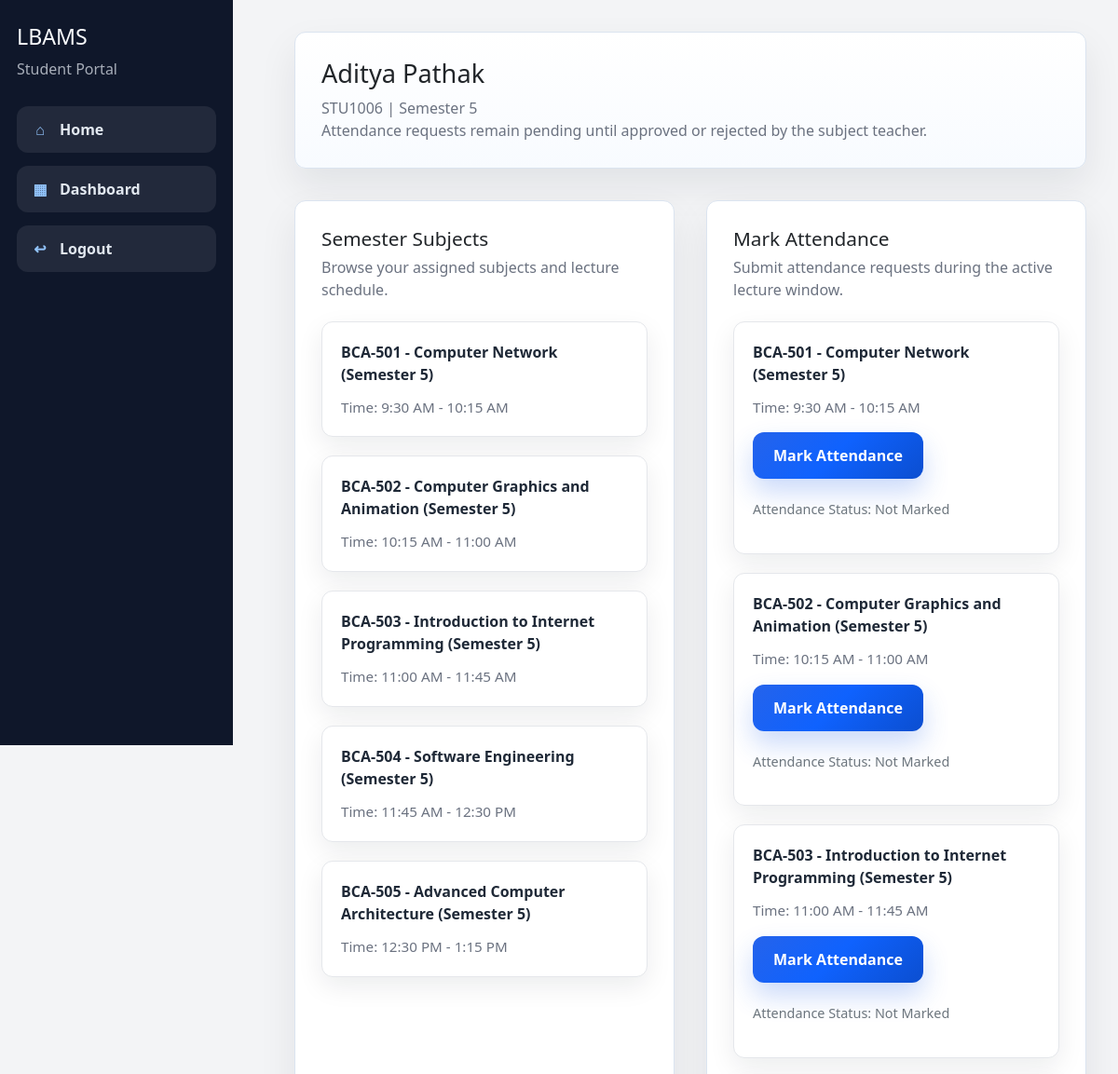
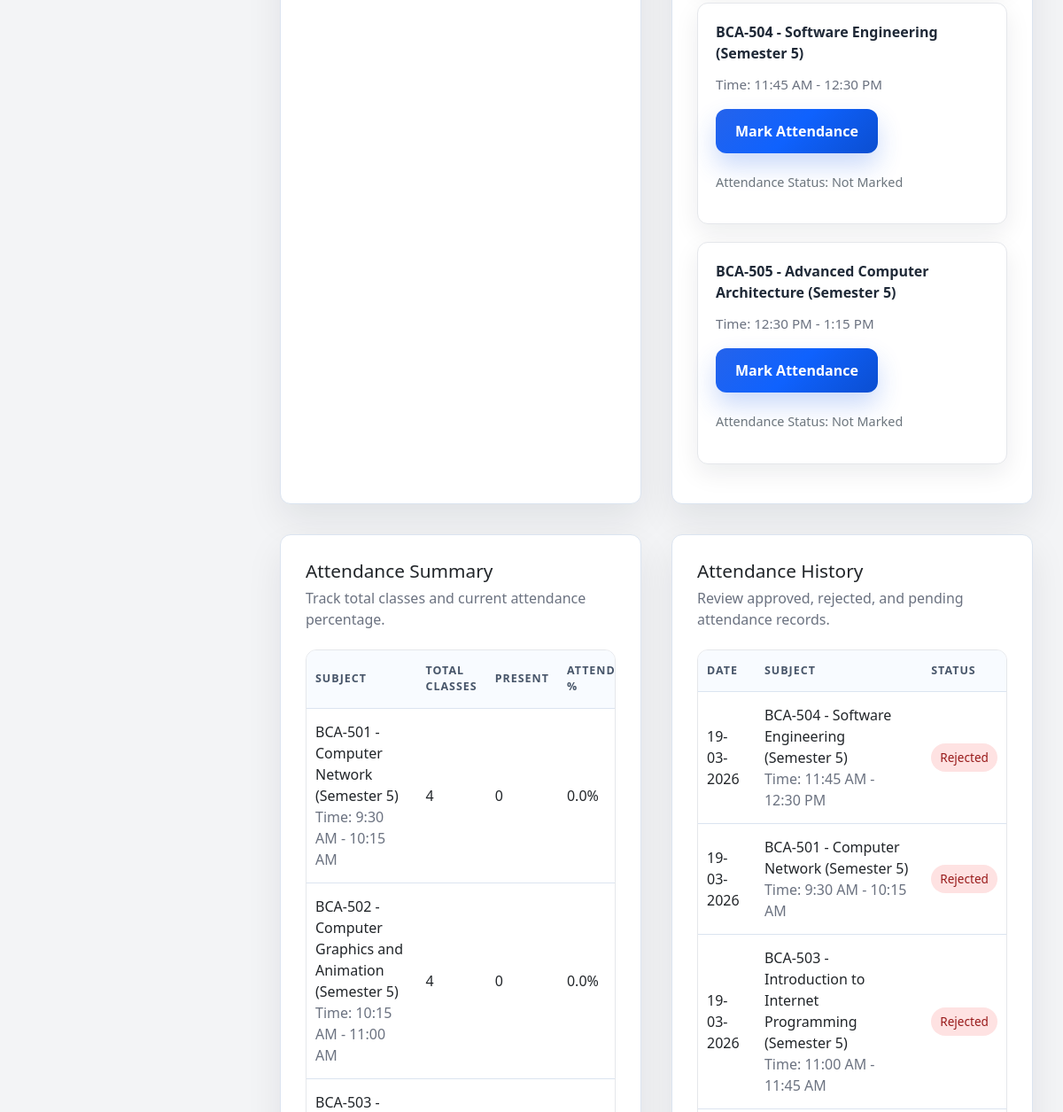
The app's page /student/dashboard (signed in, upper part), older data (2 pictures, top to bottom).
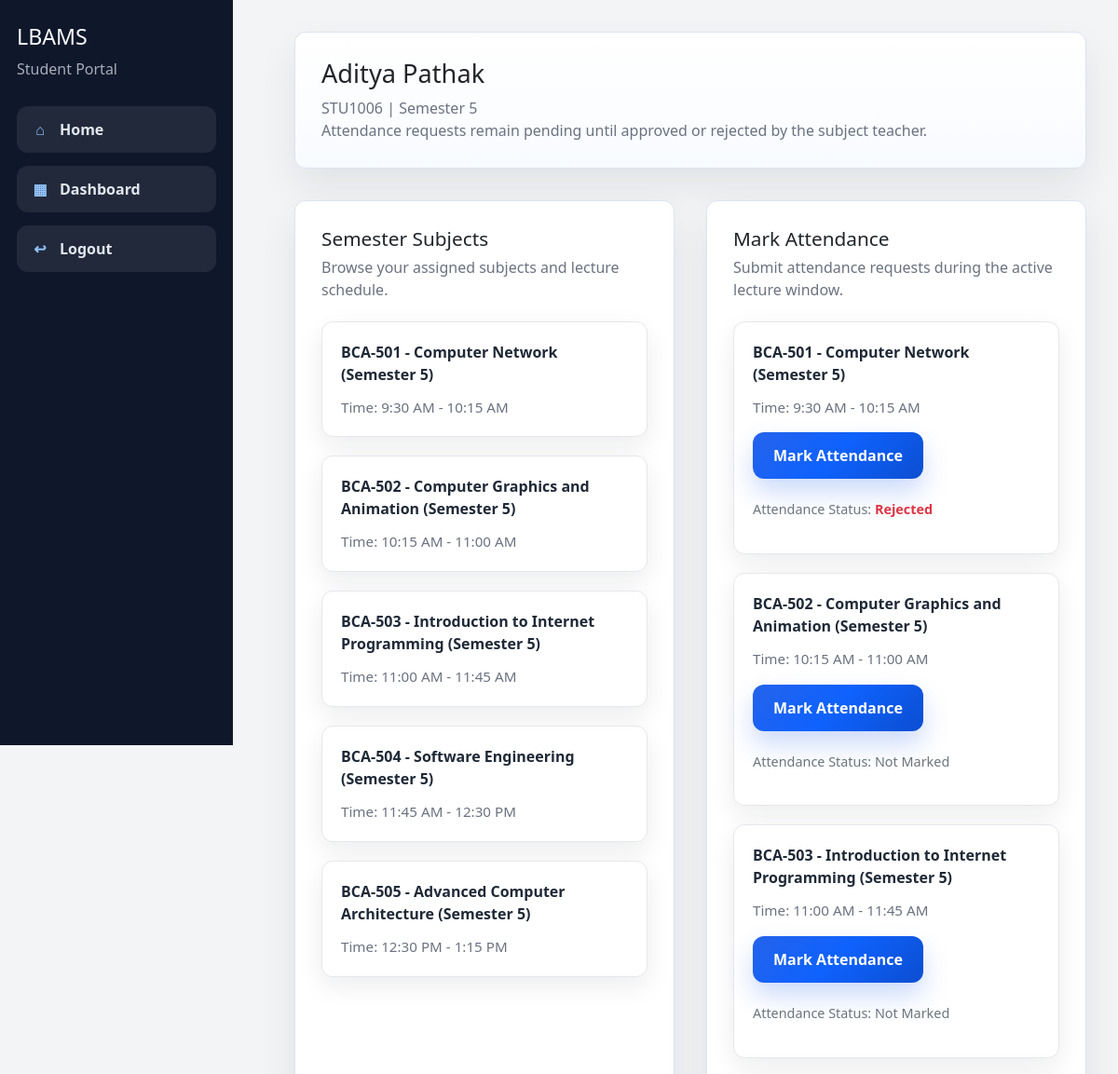
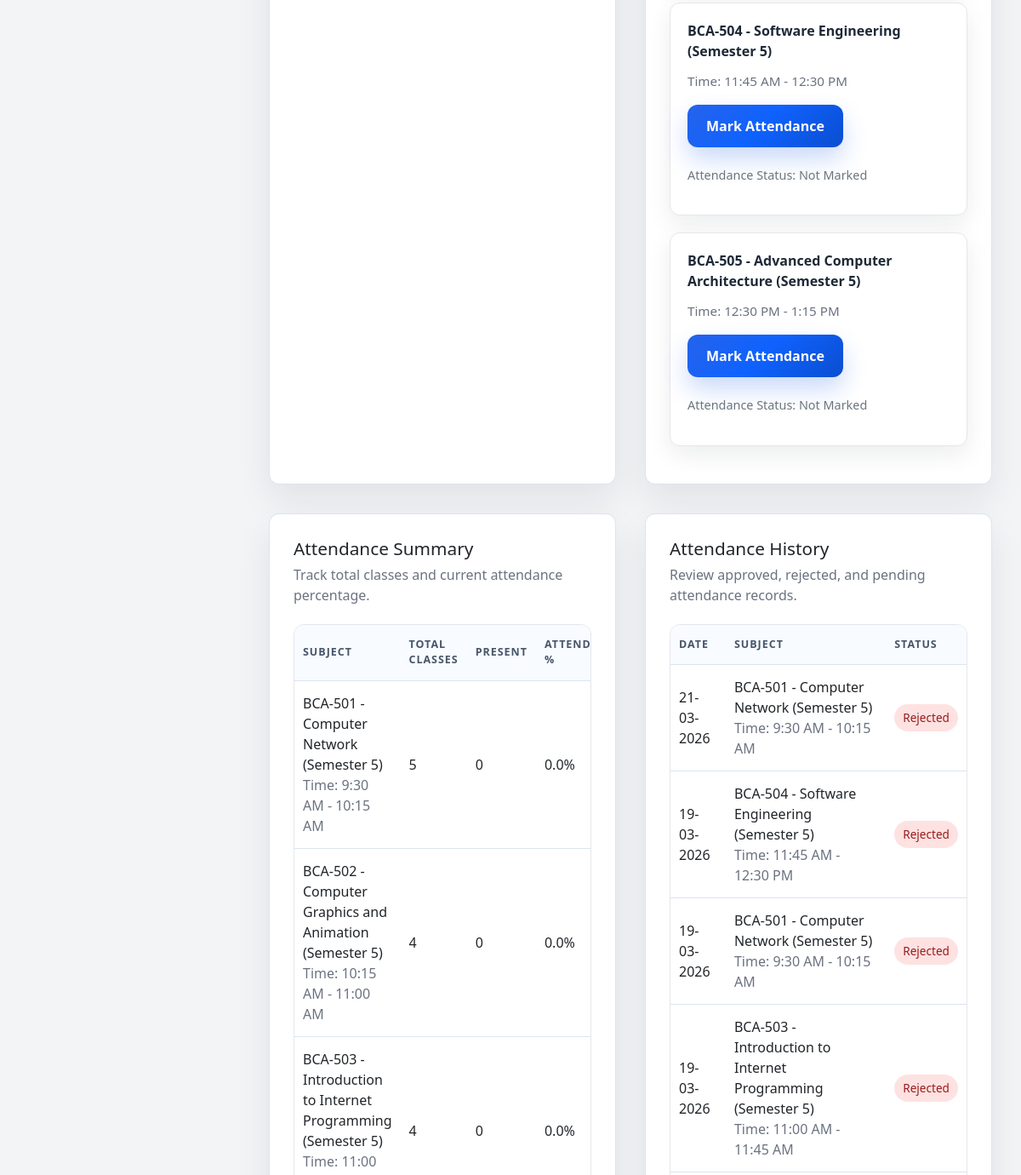
The same page, newer data (2 pictures, top to bottom).
### models.py (models this page shows)
class Subject(db.Model):
    __tablename__ = "subjects"
    id = db.Column(db.Integer, primary_key=True)
    name = db.Column(db.String(120), unique=True, nullable=False)
    code = db.Column(db.String(20), unique=True, nullable=False)
    semester = db.Column(db.Integer, nullable=False)
    subject_type = db.Column("type", db.String(20), nullable=False, default="theory")
    teacher_id = db.Column(db.Integer, db.ForeignKey("teachers.id"), nullable=True)
    start_time = db.Column(db.Time, nullable=True)
    end_time = db.Column(db.Time, nullable=True)
    teachers = db.relationship(
        "Teacher",
        secondary=teacher_subjects,
        back_populates="subject_assignments",
    )
    lectures = db.relationship("Lecture", back_populates="subject", cascade="all, delete-orphan")
    attendances = db.relationship("Attendance", back_populates="subject")
    attendance_summaries = db.relationship("AttendanceSummary", back_populates="subject")
    @property
    def lecture_time_label(self):
        if self.subject_type == "lab":
            return "Lab subject"
        if self.subject_type == "project":
            return "Project"
        if not self.start_time or not self.end_time:
            return "Time not set"
        start = self.start_time.strftime("%I:%M %p").lstrip("0")
        end = self.end_time.strftime("%I:%M %p").lstrip("0")
        return f"{start} - {end}"
    @property
    def display_label(self):
        return f"{self.code} - {self.name} (Semester {self.semester})"

class AttendanceSummary(db.Model):
    __tablename__ = "attendance_summaries"
    __table_args__ = (
        UniqueConstraint("student_id", "subject_id", name="uq_attendance_summary"),
    )
    id = db.Column(db.Integer, primary_key=True)
    student_id = db.Column(db.Integer, db.ForeignKey("students.id"), nullable=False)
    subject_id = db.Column(db.Integer, db.ForeignKey("subjects.id"), nullable=False)
    total_classes = db.Column(db.Integer, default=0, nullable=False)
    present_classes = db.Column(db.Integer, default=0, nullable=False)
    attendance_percentage = db.Column(db.Float, default=0.0, nullable=False)
    updated_at = db.Column(db.DateTime, default=datetime.utcnow, onupdate=datetime.utcnow, nullable=False)
    student = db.relationship("Student", back_populates="attendance_summaries")
    subject = db.relationship("Subject", back_populates="attendance_summaries")

class Attendance(db.Model):
    __tablename__ = "attendance"
    __table_args__ = (
        UniqueConstraint("student_id", "lecture_id", "attendance_date", name="uq_attendance_once"),
    )
    id = db.Column(db.Integer, primary_key=True)
    student_id = db.Column(db.Integer, db.ForeignKey("students.id"), nullable=False)
    subject_id = db.Column(db.Integer, db.ForeignKey("subjects.id"), nullable=False)
    lecture_id = db.Column(db.Integer, db.ForeignKey("lectures.id"), nullable=False)
    attendance_date = db.Column(db.Date, default=date.today, nullable=False)
    status = db.Column(db.String(20), default="pending", nullable=False) # status can be pending, present, absent
    latitude = db.Column(db.Float, nullable=False)
    longitude = db.Column(db.Float, nullable=False)
    distance_meters = db.Column(db.Float, nullable=False)
    created_at = db.Column(db.DateTime, default=datetime.utcnow, nullable=False)
    student = db.relationship("Student", back_populates="attendances")
    subject = db.relationship("Subject", back_populates="attendances")
    lecture = db.relationship("Lecture", back_populates="attendances")

### routes/student_routes.py (the view)
@student_bp.route("/dashboard")
@login_required
def dashboard():
    if not student_required():
        return redirect(url_for("auth.login"))
    student = get_current_student()
    roll_number_redirect = require_roll_number(student)
    if roll_number_redirect:
        return roll_number_redirect
    reconcile_lecture_attendance()
    subjects = (
        Subject.query.filter_by(semester=student.semester)
        .order_by(
            case((Subject.start_time.is_(None), 1), else_=0),
            Subject.start_time.asc(),
            Subject.name.asc(),
        )
        .all()
    )
    todays_attendance = Attendance.query.filter_by(
        student_id=student.id,
        attendance_date=datetime.now(IST).date()
    ).all()
    attendance_status = {att.subject_id: att.status for att in todays_attendance}
    summary = []
    for subject in subjects:
        stored_summary = update_attendance_summary(student.id, subject.id)
        summary.append(
            {
                "subject": subject,
                "total_classes": stored_summary.total_classes if stored_summary else 0,
                "present": stored_summary.present_classes if stored_summary else 0,
                "percentage": stored_summary.attendance_percentage if stored_summary else 0,
            }
        )
    db.session.commit()
    history = (
        Attendance.query.filter_by(student_id=student.id)
        .order_by(Attendance.attendance_date.desc(), Attendance.created_at.desc())
        .all()
    )
    return render_template(
        "student/dashboard.html",
        student=student,
        subjects=subjects,
        summary=summary,
        history=history,
        allowed_radius=ALLOWED_RADIUS_METERS,
        attendance_status=attendance_status,
    )

### app.py (called while the page is built)
@login_manager.user_loader
def load_user(user_id):
    return db.session.get(User, int(user_id))

def format_date(value):
    if value is None:
        return ""
    return value.strftime("%d-%m-%Y")

### models.py (called while the page is built)
def update_attendance_summary(student_id, subject_id):
    total_classes = Lecture.query.filter(
        Lecture.subject_id == subject_id,
        Lecture.lecture_date.isnot(None),
    ).count()
    present_classes = Attendance.query.filter(
        Attendance.student_id == student_id,
        Attendance.subject_id == subject_id,
        Attendance.status == "present",
    ).count()
    percentage = round((present_classes / total_classes) * 100, 2) if total_classes else 0.0
    summary = AttendanceSummary.query.filter_by(
        student_id=student_id,
        subject_id=subject_id,
    ).first()
    if summary is None:
        summary = AttendanceSummary(student_id=student_id, subject_id=subject_id)
        db.session.add(summary)
    summary.total_classes = total_classes
    summary.present_classes = present_classes
    summary.attendance_percentage = percentage
    return summary

### routes/student_routes.py (called while the page is built)
def student_required():
    return current_user.is_authenticated and current_user.role == "student"

### templates/student/dashboard.html (shortened to what the changed rows need)
{% extends "base.html" %}
{% block content %}
<section class="student-dashboard">
    <div class="card student-profile-card">
        <h2>{{ student.full_name }}</h2>
    </div>
    <div class="student-dashboard-grid">
        <div class="card student-subjects-card">
            <div class="student-card-header">
                <h2>Semester Subjects</h2>
            </div>
            <div class="subject-card-list">
                {% for subject in subjects %}
                <a class="subject-card" href="{{ url_for('student.subject_attendance_history', subject_id=subject.id) }}">
                    <p class="subject-heading">{{ subject.display_label }}</p>
                    <p class="subject-time">Time: {{ subject.lecture_time_label }}</p>
                </a>
                {% else %}
                <p>No subjects available for your semester.</p>
                {% endfor %}
            </div>
        </div>
        <div class="card student-attendance-card">
            <div class="student-card-header">
                <h2>Mark Attendance</h2>
            </div>
            <div class="subject-card-list">
                {% for subject in subjects %}
                <div class="subject-card">
                    <p class="subject-heading">{{ subject.display_label }}</p>
                    <p class="subject-time">Time: {{ subject.lecture_time_label }}</p>
                    <button
                        class="btn btn-primary attendance-trigger"
                        data-subject-id="{{ subject.id }}"
                        data-subject-name="{{ subject.name }}"
                        type="button"
                    >
                        Mark Attendance
                    </button>
                    {% set status = attendance_status.get(subject.id) %}
                    <p style="margin-top: 10px; font-size: 0.9em; color: #6c757d;">
                        Attendance Status:
                        {% if status == 'pending' %}
                            <span style="color: #0d6efd; font-weight: 600;">Pending Approval</span>
                        {% elif status == 'present' %}
                            <span style="color: #198754; font-weight: 600;">Accepted</span>
                        {% elif status == 'absent' %}
                            <span style="color: #dc3545; font-weight: 600;">Rejected</span>
                        {% else %}
                            <span>Not Marked</span>
                        {% endif %}
                    </p>
                </div>
                {% else %}
                <p>No subjects available for your semester.</p>
                {% endfor %}
            </div>
        </div>
        <div class="card student-summary-card">
            <div class="student-card-header">
                <h2>Attendance Summary</h2>
            </div>
            <div class="table-wrap">
                <table>
                    <thead>
                        <tr>
                            <th>Subject</th>
                            <th>Total Classes</th>
                            <th>Present</th>
                            <th>Attendance %</th>
                        </tr>
                    </thead>
                    <tbody>
                        {% for row in summary %}
                        <tr>
                            <td>{{ row.subject.display_label }}<br><span class="muted">Time: {{ row.subject.lecture_time_label }}</span></td>
                            <td>{{ row.total_classes }}</td>
                            <td>{{ row.present }}</td>
                            <td>{{ row.percentage }}%</td>
                        </tr>
                        {% else %}
                        <tr><td colspan="4">No attendance summary yet.</td></tr>
                        {% endfor %}
                    </tbody>
                </table>
            </div>
        </div>
        <div class="card student-history-card">
            <div class="student-card-header">
                <h2>Attendance History</h2>
            </div>
            <div class="table-wrap">
                <table>
                    <thead>
                        <tr>
                            <th>Date</th>
                            <th>Subject</th>
                            <th>Status</th>
                        </tr>
                    </thead>
                    <tbody>
                        {% for record in history %}
                        <tr>
                            <td>{{ record.attendance_date|format_date }}</td>
                            <td>{{ record.subject.display_label }}<br><span class="muted">Time: {{ record.subject.lecture_time_label }}</span></td>
                            <td>
                                {% if record.status == 'present' %}
                                <span class="status present">Accepted</span>
                                {% elif record.status == 'absent' %}
                                <span class="status absent">Rejected</span>
                                {% else %}
                                <span class="status pending">Pending</span>
                                {% endif %}
                            </td>
                        </tr>
                        {% else %}
                        <tr><td colspan="3">No attendance history.</td></tr>
                        {% endfor %}
                    </tbody>
                </table>
            </div>
        </div>
    </div>
</section>
{% endblock %}

Row changes from the older to the newer data that the page shows:
computed for Subject "BCA-501 - Computer Network (Semester 5)": text "Not Marked" → "Rejected"
now on this page (row unchanged): AttendanceSummary: percentage "0.0"
added Attendance: attendance_date "21-03-2026", subject.display_label "BCA-501 - Computer Network (Semester 5)", subject.lecture_time_label "9:30 AM - 10:15 AM", status "Rejected"
Text that changed along with them:
new list line: "BCA-501 - Computer Network (Semester 5) 9:30 AM - 10:15 AM"
new list line: "Time: 5 0 %"
new list line: "0.0"
new list line: "BCA-503 - Introduction to Internet Programming (Semester 5)"
new list line: "Time: 4 0 %"
list line gone: "BCA-501 - Computer Network (Semester 5) 9:30 AM - 10:15 AM"
list line gone: "Time: 4 0 %"
list line gone: "0.0"
